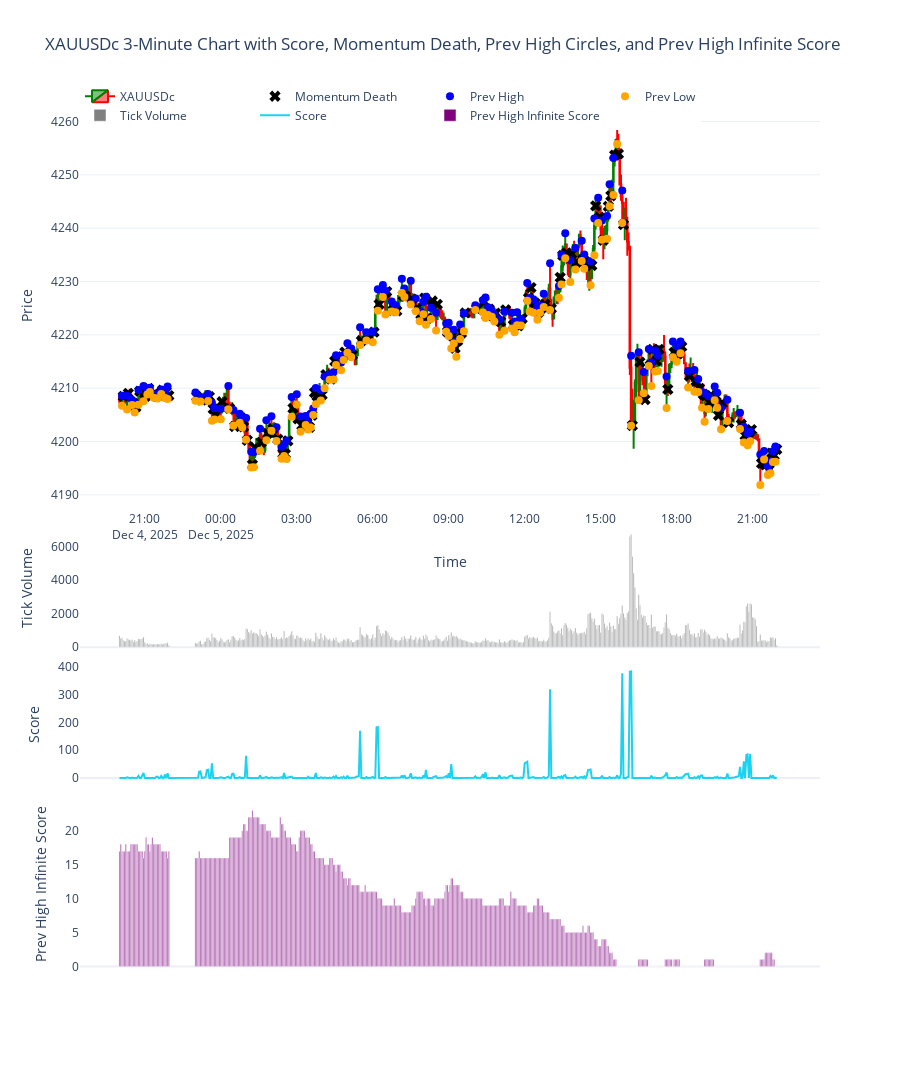

Source (notebook cell):
### Code cell
import MetaTrader5 as mt5 
import pandas as pd
import numpy as np
import plotly.graph_objects as go
from datetime import datetime, timedelta

# -------------------------
# 1. Initialize MT5
# -------------------------
if not mt5.initialize():
    print("MT5 initialization failed")
    mt5.shutdown()

# -------------------------
# 2. Fetch 3-minute data
# -------------------------
symbol = "XAUUSDc"
timeframe = mt5.TIMEFRAME_M3
n_bars = 500
utc_from = datetime.now() - timedelta(days=3)

rates = mt5.copy_rates_from(symbol, timeframe, utc_from, n_bars)
mt5.shutdown()

# -------------------------
# 3. Convert to DataFrame
# -------------------------
df = pd.DataFrame(rates)
df['time'] = pd.to_datetime(df['time'], unit='s')
df.set_index('time', inplace=True)

# -------------------------
# 4. Remove non-trading periods (weekends)
# -------------------------
df = df[df.index.dayofweek < 5]

# -------------------------
# 5. Compute Infinite Lookback Score (original momentum)
# -------------------------
scores = [0]

for i in range(1, len(df)):
    curr_vol = df['tick_volume'].iloc[i]
    prev_vol = df['tick_volume'].iloc[i - 1]

    if curr_vol <= prev_vol:
        scores.append(0)
        continue

    score = 0
    j = i - 1

    while j >= 0:
        if df['tick_volume'].iloc[j] < curr_vol:
            score += 1
            j -= 1
        else:
            break

    scores.append(score)

df['score'] = scores

# -------------------------
# 6. Detect Momentum Death Points
# -------------------------
momentum_death_x = []
momentum_death_y = []

prev_high_x = []
prev_high_y = []
prev_low_x = []
prev_low_y = []

for i in range(1, len(df)):
    if df['score'].iloc[i - 1] > 0 and df['score'].iloc[i] == 0:

        # momentum-death close
        momentum_death_x.append(df.index[i])
        momentum_death_y.append(df['close'].iloc[i])

        # prev high/low circles
        prev_high_x.append(df.index[i - 1])
        prev_high_y.append(df['high'].iloc[i - 1])

        prev_low_x.append(df.index[i - 1])
        prev_low_y.append(df['low'].iloc[i - 1])

# -------------------------
# 7. Compute Infinite-Left High Mark Score
# -------------------------
# initialize histogram array with zeros
prev_high_score = np.zeros(len(df))

# get indices of all bars with prev high marks
prev_high_indices = [df.index.get_loc(x) for x in prev_high_x]

for idx in prev_high_indices:
    current_high = df['high'].iloc[idx]
    j = idx - 1
    # scan left until horizontal line intersects previous candle (body/wick)
    while j >= 0:
        if df['low'].iloc[j] <= current_high <= df['high'].iloc[j]:
            break  # horizontal line intersects previous candle
        # if current high > previous high → assign score 1
        if current_high > df['high'].iloc[j]:
            prev_high_score[j] += 1
        j -= 1

df['prev_high_score'] = prev_high_score

# -------------------------
# 8. Plot 4-pane chart
# -------------------------
fig = go.Figure()

# Price pane (top)
fig.add_trace(go.Candlestick(
    x=df.index,
    open=df['open'],
    high=df['high'],
    low=df['low'],
    close=df['close'],
    name='XAUUSDc',
    increasing_line_color='green',
    decreasing_line_color='red'
))

# Momentum-death close markers
fig.add_trace(go.Scatter(
    x=momentum_death_x,
    y=momentum_death_y,
    mode='markers',
    name='Momentum Death',
    marker=dict(size=10, color='black', symbol='x'),
    yaxis='y'
))

# Previous-bar HIGH circle
fig.add_trace(go.Scatter(
    x=prev_high_x,
    y=prev_high_y,
    mode='markers',
    name='Prev High',
    marker=dict(size=8, color='blue', symbol='circle'),
    yaxis='y'
))

# Previous-bar LOW circle
fig.add_trace(go.Scatter(
    x=prev_low_x,
    y=prev_low_y,
    mode='markers',
    name='Prev Low',
    marker=dict(size=8, color='orange', symbol='circle'),
    yaxis='y'
))

# Tick Volume pane (middle)
fig.add_trace(go.Bar(
    x=df.index,
    y=df['tick_volume'],
    name='Tick Volume',
    marker_color='gray',
    yaxis='y2'
))

# Score pane (bottom-middle)
fig.add_trace(go.Scatter(
    x=df.index,
    y=df['score'],
    mode='lines',
    name='Score',
    marker=dict(size=4),
    yaxis='y3'
))

# Prev-high-infinite-score pane (bottom)
fig.add_trace(go.Bar(
    x=df.index,
    y=df['prev_high_score'],
    name='Prev High Infinite Score',
    marker_color='purple',
    yaxis='y4'
))

# Layout with 4 panes
fig.update_layout(
    template='plotly_white',
    title='XAUUSDc 3-Minute Chart with Score, Momentum Death, Prev High Circles, and Prev High Infinite Score',
    xaxis=dict(title='Time', rangeslider=dict(visible=False)),

    yaxis=dict(title='Price', domain=[0.55, 1]),
    yaxis2=dict(title='Tick Volume', domain=[0.40, 0.53], showgrid=False),
    yaxis3=dict(title='Score', domain=[0.25, 0.38], showgrid=False),
    yaxis4=dict(title='Prev High Infinite Score', domain=[0.05, 0.23], showgrid=False),

    height=1100,
    legend=dict(orientation='h', y=1.02, x=0)
)

fig.show()

### Figure 1 — Plotly figure (JSON) as saved in the notebook; plotly's stock layout.template omitted (floating-point values rounded to 4 significant figures; data arrays with more than 128 entries replaced by an {"elided": "..."} marker saying what was removed)
{"data": [{"close": {"elided": "500 float values"}, "decreasing": {"line": {"color": "red"}}, "high": {"elided": "500 float values"}, "increasing": {"line": {"color": "green"}}, "low": {"elided": "500 float values"}, "name": "XAUUSDc", "open": {"elided": "500 float values"}, "type": "candlestick", "x": {"elided": "500 str values"}}, {"marker": {"color": "black", "size": 10, "symbol": "x"}, "mode": "markers", "name": "Momentum Death", "type": "scatter", "x": {"elided": "140 str values"}, "y": {"elided": "140 float values"}, "yaxis": "y"}, {"marker": {"color": "blue", "size": 8, "symbol": "circle"}, "mode": "markers", "name": "Prev High", "type": "scatter", "x": {"elided": "140 str values"}, "y": {"elided": "140 float values"}, "yaxis": "y"}, {"marker": {"color": "orange", "size": 8, "symbol": "circle"}, "mode": "markers", "name": "Prev Low", "type": "scatter", "x": {"elided": "140 str values"}, "y": {"elided": "140 float values"}, "yaxis": "y"}, {"marker": {"color": "gray"}, "name": "Tick Volume", "type": "bar", "x": {"elided": "500 str values"}, "y": {"elided": "500 int values"}, "yaxis": "y2"}, {"marker": {"size": 4}, "mode": "lines", "name": "Score", "type": "scatter", "x": {"elided": "500 str values"}, "y": {"elided": "500 int values"}, "yaxis": "y3"}, {"marker": {"color": "purple"}, "name": "Prev High Infinite Score", "type": "bar", "x": {"elided": "500 str values"}, "y": {"elided": "500 float values"}, "yaxis": "y4"}], "layout": {"height": 1100, "legend": {"orientation": "h", "x": 0, "y": 1.02}, "title": {"text": "XAUUSDc 3-Minute Chart with Score, Momentum Death, Prev High Circles, and Prev High Infinite Score"}, "xaxis": {"rangeslider": {"visible": false}, "title": {"text": "Time"}}, "yaxis": {"domain": [0.55, 1], "title": {"text": "Price"}}, "yaxis2": {"domain": [0.4, 0.53], "showgrid": false, "title": {"text": "Tick Volume"}}, "yaxis3": {"domain": [0.25, 0.38], "showgrid": false, "title": {"text": "Score"}}, "yaxis4": {"domain": [0.05, 0.23], "showgrid": false, "title": {"text": "Prev High Infinite Score"}}}}
